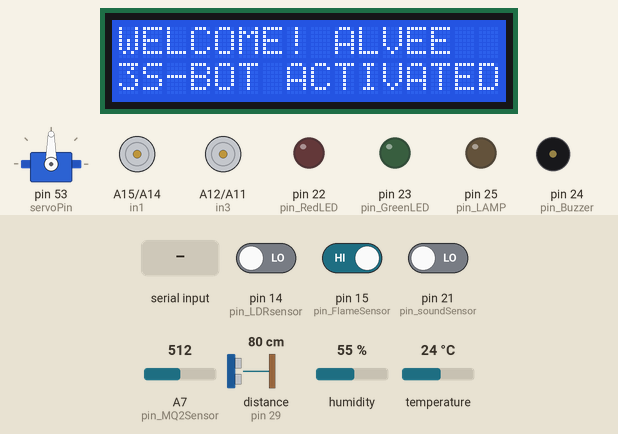
A sketch run on a simulated Arduino Mega 2560, built with avr-gcc and run on an emulated ATmega2560. On the bench: servo, 16×2 character LCD, motor-driver pin pairs drawn as motors (green arrow = first pin HIGH = forward, orange = second pin HIGH = backward, longer = more drive, scaled by the enable pin), output pins drawn as LEDs (lit = HIGH), buzzer (waves = sounding, pin HIGH). The inputs (shaded band) are chosen by the test bench; at power-on: distance to the obstacle (sensor on pin 29) 80 cm, pin 14 (pin_LDRsensor) LOW, pin 15 (pin_FlameSensor) HIGH, pin 21 (pin_soundSensor) LOW, A7 (pin_MQ2Sensor) = 512, humidity 55 %, temperature 24 °C. The echo pulse lasts 58.3 µs per cm; pins used as bus, display or sensor lines are not drawn; what the sketch prints to the serial monitor is not drawn.

Above: at 1.2 s.
1.3 s: distance to the obstacle (sensor on pin 29) set to 21 cm
8.0 s: distance to the obstacle (sensor on pin 29) set to 16 cm
At 10.2 s:
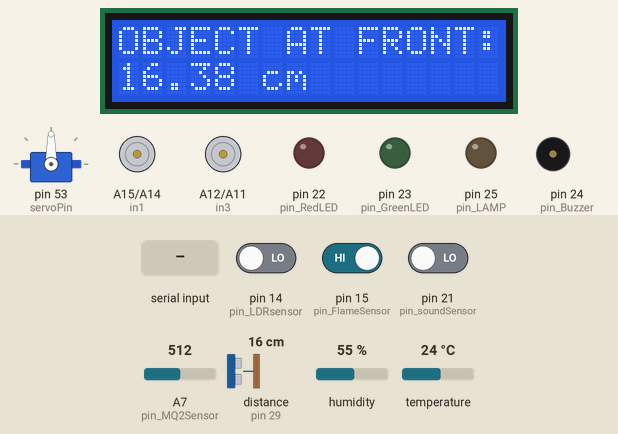
16.4 s: pin 14 (pin_LDRsensor) driven HIGH
At 23.7 s:
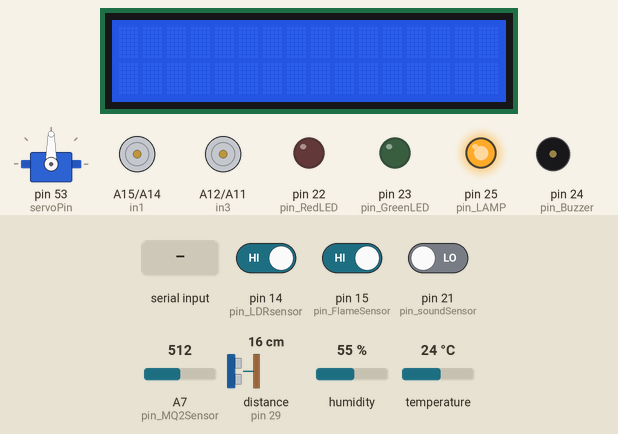
24.4 s: pin 15 (pin_FlameSensor) driven LOW
At 26.4 s:
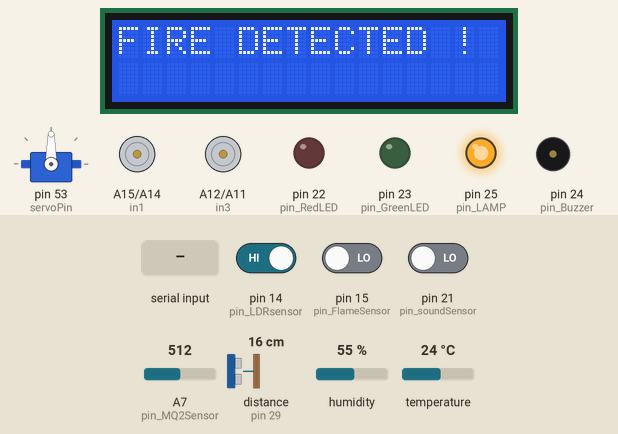
27.5 s: pin 21 (pin_soundSensor) driven HIGH
At 33.4 s:
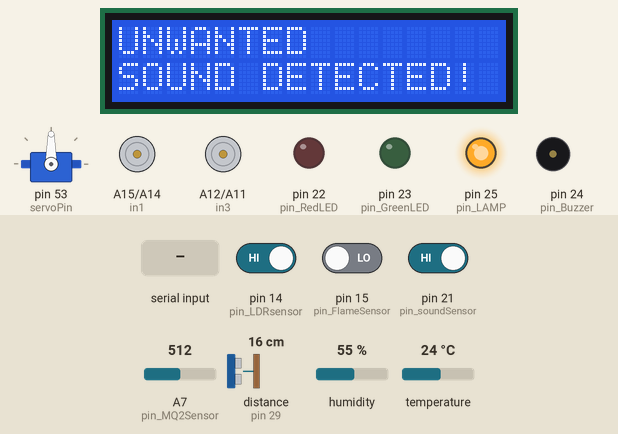
35.2 s: "1" received over Serial
Timing chart, 0 to 40.5 s (numbered marks = the images above; inputs shaded):
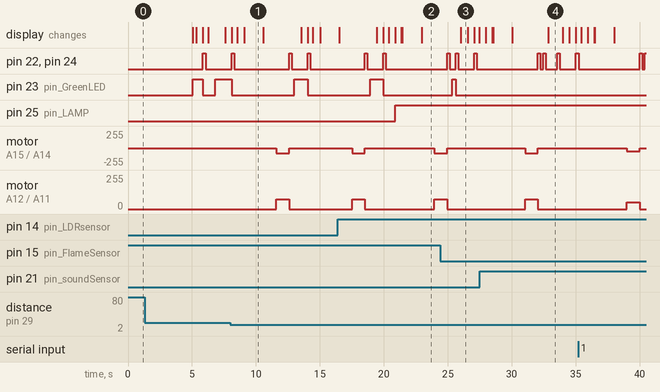

Measured:
- the behaviour switches between 19 and 18 cm on distance to the obstacle (sensor on pin 29) (found by bisection; images 0 and 1)
- after the input at 8.0 s, motor on A15 (in1) / A14 (in2): stopped → backward 75/255 after 3.6 s, → stopped 1.0 s later; motor on A12 (in3) / A11 (in4): stopped → forward 75/255 after 3.6 s, → stopped 1.0 s later; the display: first differs from a run without the input after 1.1 s (image 1)
- after the input at 16.4 s, pin 25 (pin_LAMP): LOW → HIGH after 4.5 s; the display: first differs from a run without the input after 4.5 s (image 2 shows a later state)
- after the input at 24.4 s, the display: changes after 1.6 s (image 3)
- after the input at 27.5 s, pin 23 (pin_GreenLED): stays LOW (without the input it goes to HIGH after 5.0 s); the display: first differs from a run without the input after 5.4 s (image 4)
- what the display in image 1 shows lasts 1.5 s, from 9.1 s to 10.6 s
- what the display in image 3 shows lasts 0.6 s, from 26.0 s to 26.6 s

The sketch:

3S-BOT.ino
```cpp
/*3S-BOT
  PREPEARED by team TRI-ANCESSTILLIANTS
  INTELLECTUAL PROPERTY OF TEAM TRI-ANCESTILLIANS
  ALL RIGHTS RESERVED BY TEAM TRI-ANCESTILLIANTS©
  Initial CODE - VERSION-0.1 -11-02-2022-
  Initial CODE - VERSION-0.2 -12-02-2022-
  Initial CODE - VERSION-0.3 -07-03-2022-
  COPY RIGHT ©2022
  180204074-ALVEE (LEAD)
  180204054-ARMAN
  180204073-RAHAT
  170104001-MINHAJUL ISLAM JIM
*/
//*************FEATURES************//
//_____________LIBRARIES___________//
#include<dht.h>
#include <Servo.h>
#include<LiquidCrystal.h>
//_____________VARIABLES___________//

//L298N DC MOTOR VARIABLES
#define enA 2  //Enable1 L298 Pin enA __UNUSED
#define in1 A15 //Motor1  L298 Pin in1
#define in2 A14 //Motor1  L298 Pin in1
#define in3 A12 //Motor2  L298 Pin in1
#define in4 A11 //Motor2  L298 Pin in1
#define enB 3  //Enable2 L298 Pin enB __UNUSED
int Speed = 75;

//First Time running
int BOT_Initialstart = 1;

//Bluetooth data
int bt_data;

// SERVO PINS
int servoPin = 53; //__UNUSED

//ALARM VARIABLES
//LEDs
byte pin_RedLED = 22;
byte pin_GreenLED = 23;
//Buzzer
byte pin_Buzzer = 24;

//LAMP-LIGHT VARIABLE
byte pin_LAMP = 25;

//FLAME-SENSOR VARIABLES
byte pin_FlameSensor = 15;
byte flameSensorData = 0;

//LDR-SENSOR VARIABLES
byte pin_LDRsensor = 14;
int LDRSensorData;

//DHT11 TEMP-HUMIDITY SENSOR VARIABLES
byte pin_DHT11Sensor = A8;

//MQ-2 GAS/SMOKE SENSOR VARIABLES
byte pin_MQ2Sensor = A7;
int  MQ2SnesorThreshold = 255;
int  MQ2SensorData;

//HCSR04 ULTRASONIC SENSOR VARIABLES
double numberOfMeasurements = 5;
int alertDistance = 19; //cm

//SOUND SENSOR VARIABLES
int pin_soundSensor = 21;

//SENSOR - 1 LEFT __UNUSED
byte pin_TrigUS1 = 26;
byte pin_EchoUS1 = 27;

//SENSOR - 2 MID
byte pin_TrigUS2 = 28;
byte pin_EchoUS2 = 29;

//SENSOR - 3 RIGHT __UNUSED
byte pin_TrigUS3 = 30;
byte pin_EchoUS3 = 31;

// LCD PINS
/* Connect the LCD to pins as shown */
int RS = 7 ;
int EN = 8;
int D4 = 9;
int D5 = 10;
int D6 = 11;
int D7 = 12;

//_____________OBJECTS___________//
dht objectDHT;
Servo thisServo;

//Creating object type - LiquidCrystal
LiquidCrystal lcd(RS, EN, D4, D5, D6, D7);

//_____________FUNCTIONS___________//

//ULTRASONIC'S SERVO __UNUSED
void func_ServoMotor() {
  for (int i = 15; i <= 165; i++) {
    thisServo.write(i);
    delay(10);
  }
  // Repeats the previous lines from 165 to 15 degrees
  for (int i = 165; i >= 15; i--) {
    thisServo.write(i);
    delay(10);
  }
}

//L298N Motor Sheild Function
void func_DCMotorCarSystem(byte state) {

  if (state == 1) {
    //FORWARD
    digitalWrite(in1, HIGH); //Right Motor forword Pin
    digitalWrite(in2, LOW);  //Right Motor backword Pin
    digitalWrite(in3, LOW);  //Left Motor backword Pin
    digitalWrite(in4, HIGH); //Left Motor forword Pin
  } else if (state == 2) {
    //BACKWARD
    digitalWrite(in1, LOW);  //Right Motor forword Pin
    digitalWrite(in2, HIGH); //Right Motor backword Pin
    digitalWrite(in3, HIGH); //Left Motor backword Pin
    digitalWrite(in4, LOW);  //Left Motor forword Pin
  } else if (state == 3) {
    //LEFT
    digitalWrite(in1, HIGH);  //Right Motor forword Pin
    digitalWrite(in2, LOW); //Right Motor backword Pin
    digitalWrite(in3, HIGH);  //Left Motor backword Pin
    digitalWrite(in4, LOW); //Left Motor forword Pin
  } else if (state == 4) {
    //RIGHT
    digitalWrite(in1, LOW); //Right Motor forword Pin
    digitalWrite(in2, HIGH);  //Right Motor backword Pin
    digitalWrite(in3, LOW); //Left Motor backword Pin
    digitalWrite(in4, HIGH);  //Left Motor forword Pin

  } else if (state == 5) {
    //STOP
    digitalWrite(in1, LOW); //Right Motor forword Pin
    digitalWrite(in2, LOW); //Right Motor backword Pin
    digitalWrite(in3, LOW); //Left Motor backword Pin
    digitalWrite(in4, LOW); //Left Motor forword Pin
  }

}

//Bluetooth System Function
void func_BluetoothSystem() {

  if (Serial.available() > 0) {
    bt_data = Serial.read();
    Serial.println(bt_data);
    if (bt_data > 20) {
      Speed = bt_data;
    }
  }
  analogWrite(enA, Speed); // Write The Duty Cycle 0 to 255 Enable Pin A for Motor1 Speed
  analogWrite(enB, Speed); // Write The Duty Cycle 0 to 255 Enable Pin B for Motor2 Speed
}

// Car Control System
void func_RCcarControlSystem() {

  func_BluetoothSystem();

  if (bt_data == 1) {
    func_DCMotorCarSystem(1);  // if the bt_data is '1' the DC motor will go forward
  }
  else if (bt_data == 2) {
    func_DCMotorCarSystem(2); // if the bt_data is '2' the motor will Reverse
  }
  else if (bt_data == 3) {
    func_DCMotorCarSystem(3); // if the bt_data is '3' the motor will turn left
  }
  else if (bt_data == 4) {
    func_DCMotorCarSystem(4); // if the bt_data is '4' the motor will turn right
  }
  else if (bt_data == 5) {
    func_DCMotorCarSystem(5);  // if the bt_data '5' the motor will Stop
  }

  else if (bt_data == 6) {
    // func_DCMotorCarSystem(3);
    // delay(400);
    bt_data = 5;
  }
  else if (bt_data == 7) {
    //   func_DCMotorCarSystem(2);
    // delay(400);
    bt_data = 5;
  }
}
//Serial Motion Print For debugging purposes __UNUSED
void func_PrintSerialMonitorSystem() {
  //__UNUSED
}
// Alarm System Function
void func_AlarmSystem(boolean status_ALARM) {
  if (status_ALARM) {
    digitalWrite(pin_RedLED, HIGH);
    digitalWrite(pin_Buzzer, HIGH);
    digitalWrite(pin_GreenLED, LOW);
    delay(205);
    digitalWrite(pin_RedLED, LOW);
    digitalWrite(pin_Buzzer, LOW);
    digitalWrite(pin_GreenLED, LOW);
    delay(205);
  } else if (!status_ALARM) {
    digitalWrite(pin_GreenLED, HIGH);
    digitalWrite(pin_RedLED, LOW);
    digitalWrite(pin_Buzzer, LOW);
    delay(250);
  }

}

//LAMP System Function
void func_LAMPsystem(boolean status_LAMP) {
  if (status_LAMP) {
    digitalWrite(pin_LAMP, HIGH);

  } else if (!status_LAMP) {
    digitalWrite(pin_LAMP, LOW);

  }
}

//Flame Detection Function
void func_FlameDetection() {
  func_RCcarControlSystem() ;

  flameSensorData = digitalRead(pin_FlameSensor);
  if (flameSensorData == 0) {
    func_AlarmSystem(true);

    //Display at LCD
    lcd.clear();
    lcd.setCursor(0, 0);
    lcd.print("FIRE DETECTED !");
    Serial.println("FIRE");
    delay(500);
    lcd.clear();

  } else if (flameSensorData == 1) {
    func_AlarmSystem(false);
  }
}

//LDR Detection Function
void func_LightDetection() {
  func_RCcarControlSystem() ;
  LDRSensorData = digitalRead(pin_LDRsensor);
  if (LDRSensorData == 1) {
    Serial.println("lampOn");
    func_LAMPsystem(true);

    //Display at LCD
    lcd.clear();
    lcd.setCursor(0, 0);
    lcd.print("LAMP ON !");
    delay(500);
    lcd.clear();

  } else if (LDRSensorData == 0) {
    Serial.println("lampOff");
    func_LAMPsystem(false);
  }
}

//DHT11 Temp-Humidity Function
void func_TempHumidDetection() {
  func_RCcarControlSystem() ;

  objectDHT.read11(pin_DHT11Sensor);
  //prints results
  Serial.print("TEMPERATURE: ");
  Serial.print(objectDHT.temperature);
  Serial.print("C: ");
  Serial.print("     ");
  Serial.print("HUMIDITY: ");
  Serial.print(objectDHT.humidity);
  Serial.print("%");

  //Display at LCD
  lcd.clear();

  lcd.setCursor(0, 0);
  lcd.print("TEMP: ");
  lcd.print(objectDHT.temperature);
  lcd.print(" C");

  lcd.setCursor(0, 1);
  lcd.print("HUMID: ");
  lcd.print(objectDHT.humidity);
  lcd.print(" %");
  delay(500);
  lcd.clear();

}

//MQ2 Gas-Smoke  Function
void func_GasSmokeDetection() {
  func_RCcarControlSystem() ;

  MQ2SensorData = analogRead(pin_MQ2Sensor);
  Serial.print("     ");
  Serial.print("mq2 Sensor Data: ");
  Serial.println(MQ2SensorData);
  if (MQ2SensorData > MQ2SnesorThreshold) {
    func_AlarmSystem(true);

    //Display at LCD
    lcd.clear();
    lcd.setCursor(0, 0);
    lcd.print("Gas Data:");
    lcd.print(MQ2SensorData);
    delay(500);

  } else if (MQ2SensorData < MQ2SnesorThreshold) {
    func_AlarmSystem(false);
  }
}

//Sound Sensor Function
void func_SoundDetection() {
  func_RCcarControlSystem() ;

  int statusSensor = digitalRead (pin_soundSensor);
  if (statusSensor == 1) {
    func_AlarmSystem(true);
    Serial.print("SOUND");

    //Display at LCD
    lcd.clear();
    lcd.setCursor(0, 0);
    lcd.print("UNWANTED");
    lcd.setCursor(0, 1);
    lcd.print("SOUND DETECTED!");
    delay(700);

  } else {
    func_AlarmSystem(false);
  }
}

//ULTRASONIC Object detection Function
void func_ObjectDetection() {
  func_RCcarControlSystem() ;
  //US-1 *****_UNUSED*****
  double US1_signalTravelTime;
  double US1_distance; // core mathematical calculations
  double US1_sumDistance = 0; // summation for all numberOfMeasurements
  double US1_averageDistance;

  //US-2
  double US2_signalTravelTime;
  double US2_distance; // core mathematical calculations
  double US2_sumDistance = 0; // summation for all numberOfMeasurements
  double US2_averageDistance;

  //US-3 *****_UNUSED*****
  double US3_signalTravelTime;
  double US3_distance; // core mathematical calculations
  double US3_sumDistance = 0; // summation for all numberOfMeasurements
  double US3_averageDistance;


  ///for accurate data and eliminating noise e use for loop upto numberOfMeasurements
  for ( int i = 0; i < numberOfMeasurements; i++) {
    //digitalWrite(pin_TrigUS1, LOW);
    digitalWrite(pin_TrigUS2, LOW);
    //digitalWrite(pin_TrigUS3, LOW);

    delayMicroseconds(2);
    //digitalWrite(pin_TrigUS1, HIGH);
    digitalWrite(pin_TrigUS2, HIGH);
    //digitalWrite(pin_TrigUS3, HIGH);

    delayMicroseconds(10);
    //digitalWrite(pin_TrigUS1, LOW);
    digitalWrite(pin_TrigUS2, LOW);
    // digitalWrite(pin_TrigUS3, LOW);


    //US1_signalTravelTime = pulseIn(pin_EchoUS1, HIGH); // returns in microseconds
    US2_signalTravelTime = pulseIn(pin_EchoUS2, HIGH); // returns in microseconds
    //  US3_signalTravelTime = pulseIn(pin_EchoUS3, HIGH); // returns in microseconds
    delay(10);

    // 0.40 is the faulty value of the US sensor i've used
    // US1_distance =  (((0.01350391 * US1_signalTravelTime) / 2) * 2.54) + 0.4; // Outputs in CENTIMETERS
    US2_distance =  (((0.01350391 * US2_signalTravelTime) / 2) * 2.54) + 0.4; // Outputs in CENTIMETERS
    //US3_distance =  (((0.01350391 * US3_signalTravelTime) / 2) * 2.54) + 0.4; // Outputs in CENTIMETERS


    US1_sumDistance = US1_sumDistance + US1_distance;
    US2_sumDistance = US2_sumDistance + US2_distance;
    US3_sumDistance = US3_sumDistance + US3_distance;

  }

  // US1_averageDistance = (US1_sumDistance / numberOfMeasurements);
  US2_averageDistance = (US2_sumDistance / numberOfMeasurements);
  // US3_averageDistance = (US3_sumDistance / numberOfMeasurements);

  if ( US2_distance < alertDistance ) {

    Serial.print("Object at FRONT less than : ");
    Serial.print(US2_distance);
    Serial.print(" cm");
    Serial.println("");

    //Display at LCD
    lcd.clear();
    lcd.setCursor(0, 0);
    lcd.print("OBJECT AT FRONT: ");
    lcd.setCursor(0, 1);
    lcd.print(US2_distance);
    lcd.print(" cm");
    delay(1500);
    lcd.clear();

    func_DCMotorCarSystem(5);
    delay(1000);
    func_DCMotorCarSystem(2);
    delay(1000);
    func_DCMotorCarSystem(5);

    //    if ((US3_distance > alertDistance)) {
    //      Serial.print("RIGHT CLEAR ");
    //      Serial.print(US3_distance);
    //      Serial.print(" cm");
    //      Serial.println("");
    //      func_DCMotorCarSystem(4);
    //      delay(500);
    //      func_DCMotorCarSystem(5);
    //    } else if ((US1_sumDistance > alertDistance)) {
    //      Serial.print("LEFT CLEAR: ");
    //      Serial.print(US1_sumDistance);
    //      Serial.print(" cm");
    //      Serial.println("");
    //      func_DCMotorCarSystem(3);
    //      delay(500);
    //      func_DCMotorCarSystem(5);
    //    } else {
    //      Serial.print("BACK CLEAR: ");
    //      Serial.print(US1_sumDistance);
    //      Serial.print(" cm");
    //      Serial.println("");
    //      func_DCMotorCarSystem(2);
    //      delay(500);
    //      func_DCMotorCarSystem(5);
    //    }
    func_AlarmSystem(true);
  } else {
    func_AlarmSystem(false);
  }

  // 0.40 is the faulty value of the US sensor i've used
  US1_sumDistance = 0; // clears the previous data . orelse it will keep adding
  US2_sumDistance = 0; // clears the previous data . orelse it will keep adding
  US3_sumDistance = 0; // clears the previous data . orelse it will keep adding

}

void welcomeScreen() {
  //FIRST TIME LCD WELCOME SCREEN
  lcd.clear();
  lcd.setCursor(0, 0);
  lcd.print("WELCOME! ALVEE");
  lcd.setCursor(0, 1);
  lcd.print("3S-BOT ACTIVATED");
  delay(5000);
  lcd.clear();
}

//SETUP FUNCTION
void setup() {
  // put your setup code here, to run once:
  //Serial Monitor Initi
  Serial.begin(9600);

  //L298N DC Motor Sheild Pins
  pinMode(enA, OUTPUT); // declare as output for L298 Pin enA
  pinMode(in1, OUTPUT); // declare as output for L298 Pin in1
  pinMode(in2, OUTPUT); // declare as output for L298 Pin in2
  pinMode(in3, OUTPUT); // declare as output for L298 Pin in3
  pinMode(in4, OUTPUT); // declare as output for L298 Pin in4
  pinMode(enB, OUTPUT); // declare as output for L298 Pin enB

  //Leds Pin
  pinMode(pin_RedLED, OUTPUT);
  pinMode(pin_GreenLED, OUTPUT);
  pinMode(pin_Buzzer, OUTPUT);
  //LAMP Leds pin
  pinMode(pin_LAMP, OUTPUT);
  //Flame Sensor Pin
  pinMode(pin_FlameSensor, INPUT);
  //LDR Sensor Pin
  pinMode(pin_LDRsensor, INPUT);
  //MQ-2 Sensor Pin
  pinMode(pin_MQ2Sensor, INPUT);
  //Sound Sensor pin
  pinMode(pin_soundSensor, INPUT);
  //Ultrasonic Sensor pins
  //us-1
  pinMode(pin_TrigUS1, OUTPUT);
  pinMode(pin_EchoUS1, INPUT);
  //us-2
  pinMode(pin_TrigUS2, OUTPUT);
  pinMode(pin_EchoUS2, INPUT);
  //us-3
  pinMode(pin_TrigUS3, OUTPUT);
  pinMode(pin_EchoUS3, INPUT);

  //Ultrasonic-servo
  thisServo.attach(servoPin); // Defines on which pin is the servo motor attached

  //LCD Display
  lcd.begin(16, 2);   // set-up LCD display
}


//LOOP FUNCTION
void loop() {
  // put your main code here, to run repeatedly:
  if (BOT_Initialstart == 1) {
    welcomeScreen();
    BOT_Initialstart = 0;
  };
  func_RCcarControlSystem() ;
  func_FlameDetection();
  func_TempHumidDetection();
  func_GasSmokeDetection();
  func_LightDetection();
  func_ObjectDetection();
  func_SoundDetection();
  //func_ServoMotor();


}
```
